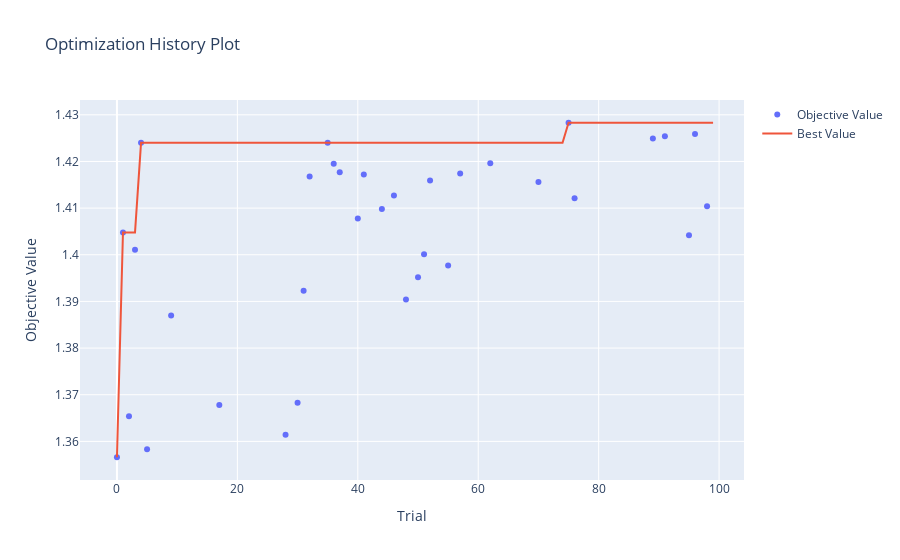

The notebook cell saved with this chart:
### Code cell
# Plot the optimization history
optuna.visualization.plot_optimization_history(study).show()
